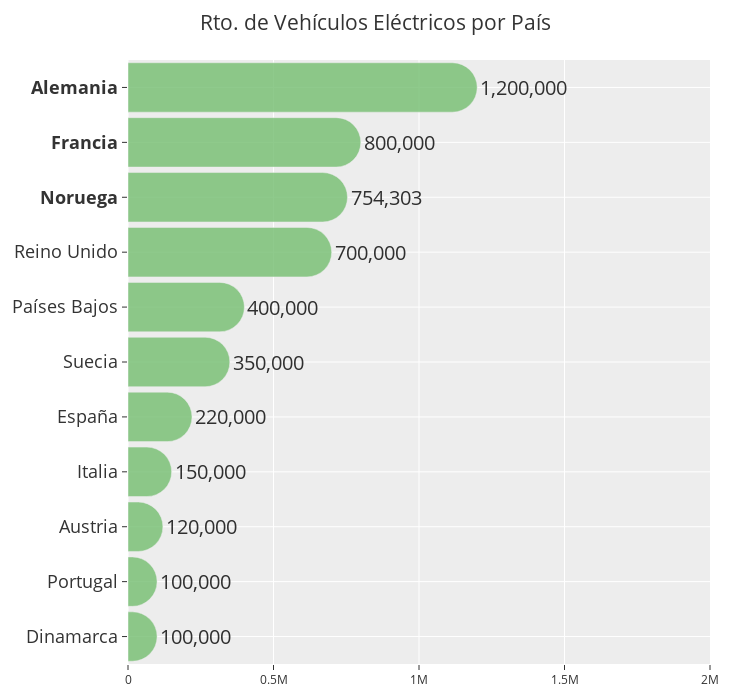

Source (notebook cell):
### Code cell
# Ordenar el DataFrame de mayor a menor en base a la columna 'vehiculos_electricos'
elec_paises = elec_paises.sort_values(by="vehiculos_electricos", ascending=True)  # Orden inverso para visualización horizontal

# Crear la figura
fig = go.Figure()

# Umbral para determinar si el texto va dentro o fuera
umbral = elec_paises["vehiculos_electricos"].max() * 0.6  # 60% del valor máximo como umbral

# Lista de los tres países con más vehículos eléctricos
top_paises = ["Noruega", "Francia", "Alemania"]

# Añadir cada país al gráfico de barras en horizontal
for i, row in elec_paises.iterrows():
    valor = row["vehiculos_electricos"]
    text_position = 'outside' if valor > umbral else 'outside'
    
    fig.add_trace(go.Bar(
        y=[f"<b>{row['pais']}</b>" if row["pais"] in top_paises else row["pais"]],  # Título en negrita para los tres países top
        x=[valor],         # Coloca el valor en el eje X
        name=row["pais"],
        orientation='h',   # Define la orientación horizontal
        marker=dict(color="#74be70", cornerradius=30),
        text=f"{valor:,.0f}",      # Añadir el valor de cada barra
        textposition=text_position,  # Colocar el texto dentro o fuera dependiendo del umbral
        textfont=dict(size=20, color='black'),  # Color y tamaño de texto normal para valores
        width=0.9,
        opacity = 0.8
    ))

# Configurar el diseño del gráfico
fig.update_layout(
    title="Rto. de Vehículos Eléctricos por País",
    title_font_size=21,
    # yaxis_title="País",
    yaxis_title_font_size=18,
    # xaxis_title="Total de Vehículos Eléctricos",
    xaxis_title_font_size=18,
    barmode="group",
    xaxis=dict(range=[0, 2000000]),  # Rango logarítmico para 5000 a 5,000,000
    yaxis=dict(tickfont=dict(size=18)),
    margin=dict(l=40, r=40, t=60, b=20),  # Ajuste de márgenes
    showlegend=False,
    height=700,  # Ajustar la altura para que el gráfico sea más alto
    width=750    # Ajustar el ancho para hacerlo más ancho
)

# Mostrar el gráfico
fig.show()

### Figure 1 — Plotly figure (JSON) as saved in the notebook; plotly's stock layout.template omitted (floating-point values rounded to 4 significant figures)
{"data": [{"marker": {"color": "#74be70", "cornerradius": 30}, "name": "Dinamarca", "opacity": 0.8, "orientation": "h", "text": "100,000", "textfont": {"color": "black", "size": 20}, "textposition": "outside", "type": "bar", "width": 0.9, "x": [100000], "y": ["Dinamarca"]}, {"marker": {"color": "#74be70", "cornerradius": 30}, "name": "Portugal", "opacity": 0.8, "orientation": "h", "text": "100,000", "textfont": {"color": "black", "size": 20}, "textposition": "outside", "type": "bar", "width": 0.9, "x": [100000], "y": ["Portugal"]}, {"marker": {"color": "#74be70", "cornerradius": 30}, "name": "Austria", "opacity": 0.8, "orientation": "h", "text": "120,000", "textfont": {"color": "black", "size": 20}, "textposition": "outside", "type": "bar", "width": 0.9, "x": [120000], "y": ["Austria"]}, {"marker": {"color": "#74be70", "cornerradius": 30}, "name": "Italia", "opacity": 0.8, "orientation": "h", "text": "150,000", "textfont": {"color": "black", "size": 20}, "textposition": "outside", "type": "bar", "width": 0.9, "x": [150000], "y": ["Italia"]}, {"marker": {"color": "#74be70", "cornerradius": 30}, "name": "España", "opacity": 0.8, "orientation": "h", "text": "220,000", "textfont": {"color": "black", "size": 20}, "textposition": "outside", "type": "bar", "width": 0.9, "x": [220000], "y": ["España"]}, {"marker": {"color": "#74be70", "cornerradius": 30}, "name": "Suecia", "opacity": 0.8, "orientation": "h", "text": "350,000", "textfont": {"color": "black", "size": 20}, "textposition": "outside", "type": "bar", "width": 0.9, "x": [350000], "y": ["Suecia"]}, {"marker": {"color": "#74be70", "cornerradius": 30}, "name": "Países Bajos", "opacity": 0.8, "orientation": "h", "text": "400,000", "textfont": {"color": "black", "size": 20}, "textposition": "outside", "type": "bar", "width": 0.9, "x": [400000], "y": ["Países Bajos"]}, {"marker": {"color": "#74be70", "cornerradius": 30}, "name": "Reino Unido", "opacity": 0.8, "orientation": "h", "text": "700,000", "textfont": {"color": "black", "size": 20}, "textposition": "outside", "type": "bar", "width": 0.9, "x": [700000], "y": ["Reino Unido"]}, {"marker": {"color": "#74be70", "cornerradius": 30}, "name": "Noruega", "opacity": 0.8, "orientation": "h", "text": "754,303", "textfont": {"color": "black", "size": 20}, "textposition": "outside", "type": "bar", "width": 0.9, "x": [754303], "y": ["<b>Noruega</b>"]}, {"marker": {"color": "#74be70", "cornerradius": 30}, "name": "Francia", "opacity": 0.8, "orientation": "h", "text": "800,000", "textfont": {"color": "black", "size": 20}, "textposition": "outside", "type": "bar", "width": 0.9, "x": [800000], "y": ["<b>Francia</b>"]}, {"marker": {"color": "#74be70", "cornerradius": 30}, "name": "Alemania", "opacity": 0.8, "orientation": "h", "text": "1,200,000", "textfont": {"color": "black", "size": 20}, "textposition": "outside", "type": "bar", "width": 0.9, "x": [1200000], "y": ["<b>Alemania</b>"]}], "layout": {"barmode": "group", "height": 700, "margin": {"b": 20, "l": 40, "r": 40, "t": 60}, "showlegend": false, "title": {"font": {"size": 21}, "text": "Rto. de Vehículos Eléctricos por País"}, "width": 750, "xaxis": {"range": [0, 2000000], "title": {"font": {"size": 18}}}, "yaxis": {"tickfont": {"size": 18}, "title": {"font": {"size": 18}}}}}
